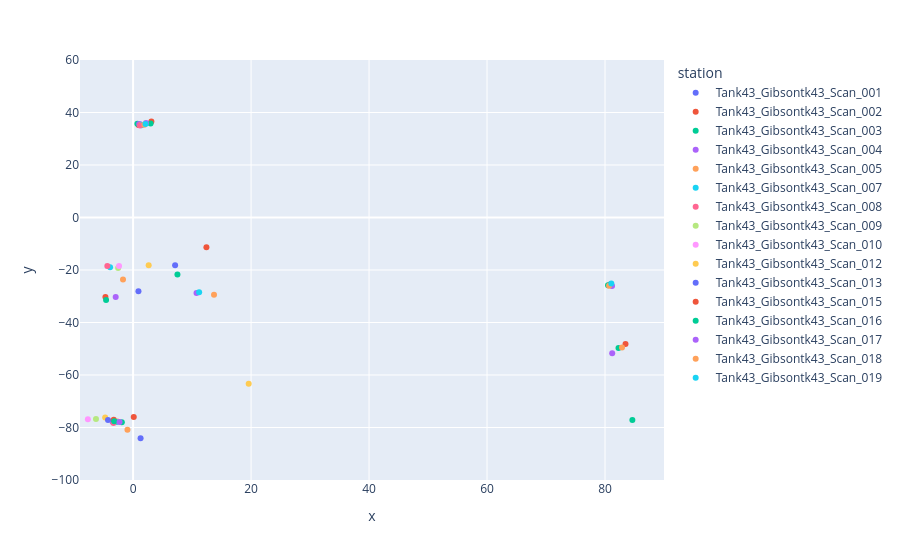

This figure's notebook cell:
### Code cell
fig = px.scatter(summary_df, x='x', y='y', color='station', hover_data=summary_df.columns)
fig.update_xaxes(range=[-9, 90])
fig.update_yaxes(range=[-100, 60])

### Figure 1 — Plotly figure (JSON) as saved in the notebook; plotly's stock layout.template omitted (floating-point values rounded to 4 significant figures)
{"data": [{"customdata": [["Tank43_Gibsontk43_Scan_001", 12, 12.34], ["Tank43_Gibsontk43_Scan_001", 13, 11.75], ["Tank43_Gibsontk43_Scan_001", 19, 5.555]], "hovertemplate": "station=%{customdata[0]}<br>x=%{x}<br>y=%{y}<br>cylinder=%{customdata[1]}<br>radius=%{customdata[2]}<extra></extra>", "legendgroup": "Tank43_Gibsontk43_Scan_001", "marker": {"color": "#636efa", "symbol": "circle"}, "mode": "markers", "name": "Tank43_Gibsontk43_Scan_001", "orientation": "v", "showlegend": true, "type": "scatter", "x": [1.281, 0.9091, 81.06], "xaxis": "x", "y": [35.47, -28.06, -25.78], "yaxis": "y"}, {"customdata": [["Tank43_Gibsontk43_Scan_002", 11, 21.52], ["Tank43_Gibsontk43_Scan_002", 13, 12.35], ["Tank43_Gibsontk43_Scan_002", 14, 11.79]], "hovertemplate": "station=%{customdata[0]}<br>x=%{x}<br>y=%{y}<br>cylinder=%{customdata[1]}<br>radius=%{customdata[2]}<extra></extra>", "legendgroup": "Tank43_Gibsontk43_Scan_002", "marker": {"color": "#EF553B", "symbol": "circle"}, "mode": "markers", "name": "Tank43_Gibsontk43_Scan_002", "orientation": "v", "showlegend": true, "type": "scatter", "x": [0.1111, 0.9254, -4.689], "xaxis": "x", "y": [-76.02, 35.27, -30.31], "yaxis": "y"}, {"customdata": [["Tank43_Gibsontk43_Scan_003", 12, 21.59], ["Tank43_Gibsontk43_Scan_003", 13, 12.34], ["Tank43_Gibsontk43_Scan_003", 14, 11.82]], "hovertemplate": "station=%{customdata[0]}<br>x=%{x}<br>y=%{y}<br>cylinder=%{customdata[1]}<br>radius=%{customdata[2]}<extra></extra>", "legendgroup": "Tank43_Gibsontk43_Scan_003", "marker": {"color": "#00cc96", "symbol": "circle"}, "mode": "markers", "name": "Tank43_Gibsontk43_Scan_003", "orientation": "v", "showlegend": true, "type": "scatter", "x": [-1.908, 0.7259, -4.578], "xaxis": "x", "y": [-78.01, 35.72, -31.46], "yaxis": "y"}, {"customdata": [["Tank43_Gibsontk43_Scan_004", 14, 21.56], ["Tank43_Gibsontk43_Scan_004", 16, 12.29], ["Tank43_Gibsontk43_Scan_004", 18, 12.0]], "hovertemplate": "station=%{customdata[0]}<br>x=%{x}<br>y=%{y}<br>cylinder=%{customdata[1]}<br>radius=%{customdata[2]}<extra></extra>", "legendgroup": "Tank43_Gibsontk43_Scan_004", "marker": {"color": "#ab63fa", "symbol": "circle"}, "mode": "markers", "name": "Tank43_Gibsontk43_Scan_004", "orientation": "v", "showlegend": true, "type": "scatter", "x": [-3.491, 1.031, -2.95], "xaxis": "x", "y": [-77.81, 35.6, -30.27], "yaxis": "y"}, {"customdata": [["Tank43_Gibsontk43_Scan_005", 13, 21.66], ["Tank43_Gibsontk43_Scan_005", 14, 12.34], ["Tank43_Gibsontk43_Scan_005", 15, 12.05]], "hovertemplate": "station=%{customdata[0]}<br>x=%{x}<br>y=%{y}<br>cylinder=%{customdata[1]}<br>radius=%{customdata[2]}<extra></extra>", "legendgroup": "Tank43_Gibsontk43_Scan_005", "marker": {"color": "#FFA15A", "symbol": "circle"}, "mode": "markers", "name": "Tank43_Gibsontk43_Scan_005", "orientation": "v", "showlegend": true, "type": "scatter", "x": [-2.655, 1.272, -1.71], "xaxis": "x", "y": [-77.72, 35.22, -23.65], "yaxis": "y"}, {"customdata": [["Tank43_Gibsontk43_Scan_007", 9, 21.61], ["Tank43_Gibsontk43_Scan_007", 10, 12.35], ["Tank43_Gibsontk43_Scan_007", 11, 11.9]], "hovertemplate": "station=%{customdata[0]}<br>x=%{x}<br>y=%{y}<br>cylinder=%{customdata[1]}<br>radius=%{customdata[2]}<extra></extra>", "legendgroup": "Tank43_Gibsontk43_Scan_007", "marker": {"color": "#19d3f3", "symbol": "circle"}, "mode": "markers", "name": "Tank43_Gibsontk43_Scan_007", "orientation": "v", "showlegend": true, "type": "scatter", "x": [-2.828, 1.426, -3.9], "xaxis": "x", "y": [-77.88, 35.16, -18.95], "yaxis": "y"}, {"customdata": [["Tank43_Gibsontk43_Scan_008", 9, 21.58], ["Tank43_Gibsontk43_Scan_008", 10, 12.27], ["Tank43_Gibsontk43_Scan_008", 11, 11.84]], "hovertemplate": "station=%{customdata[0]}<br>x=%{x}<br>y=%{y}<br>cylinder=%{customdata[1]}<br>radius=%{customdata[2]}<extra></extra>", "legendgroup": "Tank43_Gibsontk43_Scan_008", "marker": {"color": "#FF6692", "symbol": "circle"}, "mode": "markers", "name": "Tank43_Gibsontk43_Scan_008", "orientation": "v", "showlegend": true, "type": "scatter", "x": [-3.325, 1.172, -4.365], "xaxis": "x", "y": [-78.31, 35.04, -18.44], "yaxis": "y"}, {"customdata": [["Tank43_Gibsontk43_Scan_009", 7, 21.54], ["Tank43_Gibsontk43_Scan_009", 8, 11.89]], "hovertemplate": "station=%{customdata[0]}<br>x=%{x}<br>y=%{y}<br>cylinder=%{customdata[1]}<br>radius=%{customdata[2]}<extra></extra>", "legendgroup": "Tank43_Gibsontk43_Scan_009", "marker": {"color": "#B6E880", "symbol": "circle"}, "mode": "markers", "name": "Tank43_Gibsontk43_Scan_009", "orientation": "v", "showlegend": true, "type": "scatter", "x": [-6.291, -2.538], "xaxis": "x", "y": [-76.79, -19.22], "yaxis": "y"}, {"customdata": [["Tank43_Gibsontk43_Scan_010", 7, 21.65], ["Tank43_Gibsontk43_Scan_010", 8, 11.96]], "hovertemplate": "station=%{customdata[0]}<br>x=%{x}<br>y=%{y}<br>cylinder=%{customdata[1]}<br>radius=%{customdata[2]}<extra></extra>", "legendgroup": "Tank43_Gibsontk43_Scan_010", "marker": {"color": "#FF97FF", "symbol": "circle"}, "mode": "markers", "name": "Tank43_Gibsontk43_Scan_010", "orientation": "v", "showlegend": true, "type": "scatter", "x": [-7.664, -2.378], "xaxis": "x", "y": [-76.89, -18.5], "yaxis": "y"}, {"customdata": [["Tank43_Gibsontk43_Scan_012", 5, 21.83], ["Tank43_Gibsontk43_Scan_012", 6, 21.4], ["Tank43_Gibsontk43_Scan_012", 7, 11.64]], "hovertemplate": "station=%{customdata[0]}<br>x=%{x}<br>y=%{y}<br>cylinder=%{customdata[1]}<br>radius=%{customdata[2]}<extra></extra>", "legendgroup": "Tank43_Gibsontk43_Scan_012", "marker": {"color": "#FECB52", "symbol": "circle"}, "mode": "markers", "name": "Tank43_Gibsontk43_Scan_012", "orientation": "v", "showlegend": true, "type": "scatter", "x": [19.6, -4.733, 2.642], "xaxis": "x", "y": [-63.35, -76.17, -18.15], "yaxis": "y"}, {"customdata": [["Tank43_Gibsontk43_Scan_013", 5, 21.23], ["Tank43_Gibsontk43_Scan_013", 7, 11.6], ["Tank43_Gibsontk43_Scan_013", 11, 21.48]], "hovertemplate": "station=%{customdata[0]}<br>x=%{x}<br>y=%{y}<br>cylinder=%{customdata[1]}<br>radius=%{customdata[2]}<extra></extra>", "legendgroup": "Tank43_Gibsontk43_Scan_013", "marker": {"color": "#636efa", "symbol": "circle"}, "mode": "markers", "name": "Tank43_Gibsontk43_Scan_013", "orientation": "v", "showlegend": true, "type": "scatter", "x": [-4.253, 7.121, 1.269], "xaxis": "x", "y": [-77.14, -18.15, -84.07], "yaxis": "y"}, {"customdata": [["Tank43_Gibsontk43_Scan_015", 1, 21.43], ["Tank43_Gibsontk43_Scan_015", 2, 12.32], ["Tank43_Gibsontk43_Scan_015", 4, 12.1], ["Tank43_Gibsontk43_Scan_015", 18, 5.498], ["Tank43_Gibsontk43_Scan_015", 19, 5.536]], "hovertemplate": "station=%{customdata[0]}<br>x=%{x}<br>y=%{y}<br>cylinder=%{customdata[1]}<br>radius=%{customdata[2]}<extra></extra>", "legendgroup": "Tank43_Gibsontk43_Scan_015", "marker": {"color": "#EF553B", "symbol": "circle"}, "mode": "markers", "name": "Tank43_Gibsontk43_Scan_015", "orientation": "v", "showlegend": true, "type": "scatter", "x": [-3.281, 3.103, 12.43, 83.48, 80.85], "xaxis": "x", "y": [-77.07, 36.61, -11.32, -48.16, -25.49], "yaxis": "y"}, {"customdata": [["Tank43_Gibsontk43_Scan_016", 1, 21.42], ["Tank43_Gibsontk43_Scan_016", 2, 12.3], ["Tank43_Gibsontk43_Scan_016", 4, 12.11], ["Tank43_Gibsontk43_Scan_016", 21, 5.536], ["Tank43_Gibsontk43_Scan_016", 22, 5.586], ["Tank43_Gibsontk43_Scan_016", 24, 5.514]], "hovertemplate": "station=%{customdata[0]}<br>x=%{x}<br>y=%{y}<br>cylinder=%{customdata[1]}<br>radius=%{customdata[2]}<extra></extra>", "legendgroup": "Tank43_Gibsontk43_Scan_016", "marker": {"color": "#00cc96", "symbol": "circle"}, "mode": "markers", "name": "Tank43_Gibsontk43_Scan_016", "orientation": "v", "showlegend": true, "type": "scatter", "x": [-3.206, 2.968, 7.519, 80.51, 82.29, 84.64], "xaxis": "x", "y": [-77.6, 35.81, -21.73, -25.76, -49.68, -77.14], "yaxis": "y"}, {"customdata": [["Tank43_Gibsontk43_Scan_017", 3, 12.36], ["Tank43_Gibsontk43_Scan_017", 4, 21.38], ["Tank43_Gibsontk43_Scan_017", 6, 11.92], ["Tank43_Gibsontk43_Scan_017", 24, 5.534], ["Tank43_Gibsontk43_Scan_017", 25, 5.538]], "hovertemplate": "station=%{customdata[0]}<br>x=%{x}<br>y=%{y}<br>cylinder=%{customdata[1]}<br>radius=%{customdata[2]}<extra></extra>", "legendgroup": "Tank43_Gibsontk43_Scan_017", "marker": {"color": "#ab63fa", "symbol": "circle"}, "mode": "markers", "name": "Tank43_Gibsontk43_Scan_017", "orientation": "v", "showlegend": true, "type": "scatter", "x": [2.193, -2.292, 10.75, 81.22, 81.19], "xaxis": "x", "y": [35.98, -77.91, -28.72, -51.69, -26.07], "yaxis": "y"}, {"customdata": [["Tank43_Gibsontk43_Scan_018", 5, 12.31], ["Tank43_Gibsontk43_Scan_018", 6, 11.84], ["Tank43_Gibsontk43_Scan_018", 7, 21.91], ["Tank43_Gibsontk43_Scan_018", 20, 5.539], ["Tank43_Gibsontk43_Scan_018", 21, 5.523]], "hovertemplate": "station=%{customdata[0]}<br>x=%{x}<br>y=%{y}<br>cylinder=%{customdata[1]}<br>radius=%{customdata[2]}<extra></extra>", "legendgroup": "Tank43_Gibsontk43_Scan_018", "marker": {"color": "#FFA15A", "symbol": "circle"}, "mode": "markers", "name": "Tank43_Gibsontk43_Scan_018", "orientation": "v", "showlegend": true, "type": "scatter", "x": [1.909, 13.72, -0.9539, 80.69, 82.88], "xaxis": "x", "y": [35.36, -29.46, -80.81, -26.04, -49.49], "yaxis": "y"}, {"customdata": [["Tank43_Gibsontk43_Scan_019", 10, 12.32], ["Tank43_Gibsontk43_Scan_019", 11, 11.87], ["Tank43_Gibsontk43_Scan_019", 21, 5.546]], "hovertemplate": "station=%{customdata[0]}<br>x=%{x}<br>y=%{y}<br>cylinder=%{customdata[1]}<br>radius=%{customdata[2]}<extra></extra>", "legendgroup": "Tank43_Gibsontk43_Scan_019", "marker": {"color": "#19d3f3", "symbol": "circle"}, "mode": "markers", "name": "Tank43_Gibsontk43_Scan_019", "orientation": "v", "showlegend": true, "type": "scatter", "x": [2.1, 11.2, 81.07], "xaxis": "x", "y": [35.65, -28.46, -25.17], "yaxis": "y"}], "layout": {"legend": {"title": {"text": "station"}, "tracegroupgap": 0}, "margin": {"t": 60}, "xaxis": {"anchor": "y", "domain": [0, 1], "range": [-9, 90], "title": {"text": "x"}}, "yaxis": {"anchor": "x", "domain": [0, 1], "range": [-100, 60], "title": {"text": "y"}}}}
